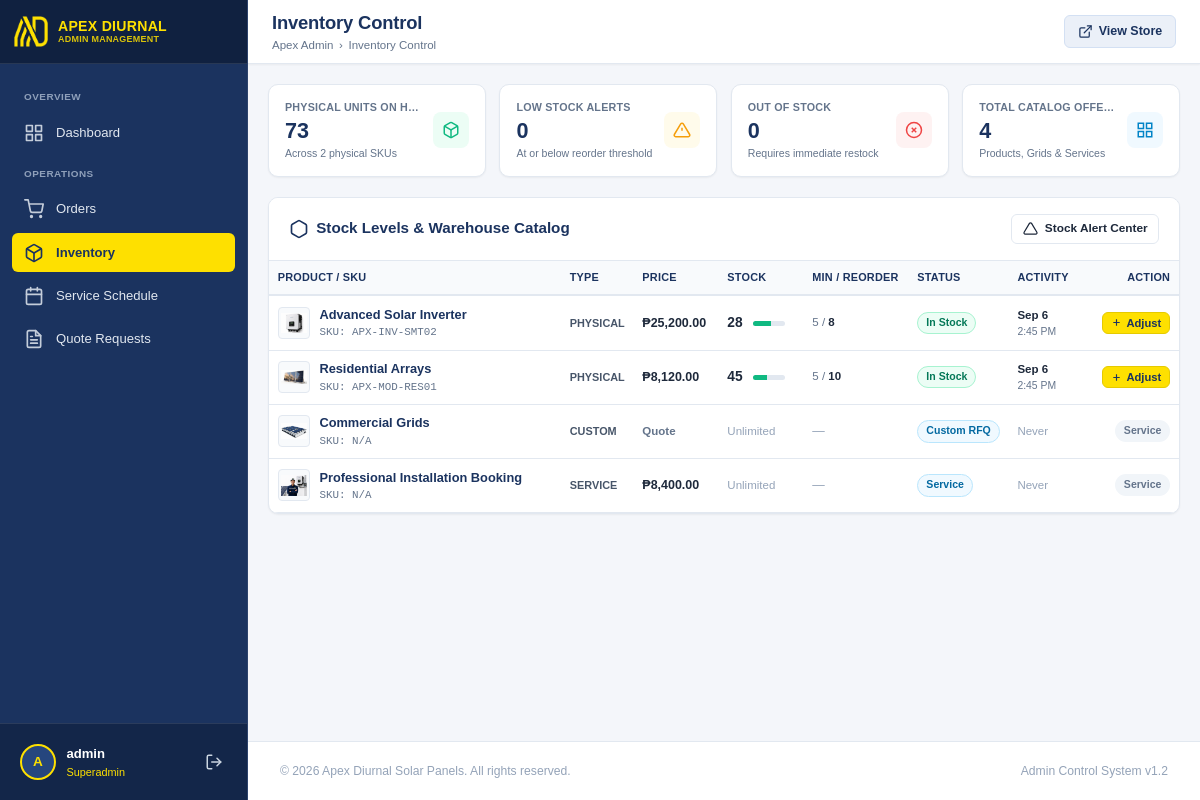
/admin/inventory/index.php (signed in), run on the app's committed database.
### tables this page shows
CREATE TABLE IF NOT EXISTS inventory (
    id INT AUTO_INCREMENT PRIMARY KEY,
    product_id VARCHAR(50) NOT NULL UNIQUE,
    sku VARCHAR(50) NOT NULL UNIQUE,
    current_stock INT NOT NULL DEFAULT 0,
    min_stock_level INT NOT NULL DEFAULT 5,
    max_stock_level INT NOT NULL DEFAULT 100,
    reorder_point INT NOT NULL DEFAULT 10,
    last_updated TIMESTAMP DEFAULT CURRENT_TIMESTAMP ON UPDATE CURRENT_TIMESTAMP,
    FOREIGN KEY (product_id) REFERENCES products(id) ON DELETE CASCADE
);

CREATE TABLE IF NOT EXISTS products (
    id VARCHAR(50) PRIMARY KEY,
    name VARCHAR(255) NOT NULL,
    type ENUM('physical', 'service', 'custom') NOT NULL DEFAULT 'physical',
    base_price DECIMAL(10,2) NOT NULL DEFAULT 0.00,
    description TEXT,
    image VARCHAR(255),
    is_active TINYINT(1) NOT NULL DEFAULT 1,
    created_at TIMESTAMP DEFAULT CURRENT_TIMESTAMP
);

### admin/inventory/sync.php (called while the page is built, shortened)
<?php
function getInventoryItems(): array {
    $db = (new Database())->getConnection();
    $sql = "
        SELECT
            p.id AS product_id,
            p.name AS product_name,
            p.type AS product_type,
            p.base_price,
            p.image,
            COALESCE(i.id, 0) AS inventory_id,
            COALESCE(i.sku, 'N/A') AS sku,
            COALESCE(i.current_stock, 0) AS current_stock,
            COALESCE(i.min_stock_level, 5) AS min_stock_level,
            COALESCE(i.max_stock_level, 100) AS max_stock_level,
            COALESCE(i.reorder_point, 10) AS reorder_point,
            i.last_updated
        FROM products p
        LEFT JOIN inventory i ON p.id = i.product_id
        ORDER BY (p.type = 'physical') DESC, p.name ASC
    ";
    return $db->query($sql)->fetchAll(PDO::FETCH_ASSOC);
}

### admin/inventory/index.php (the view, shortened to what this page needs)
<?php
require_once __DIR__ . '/sync.php';
$items = getInventoryItems();
$totalPhysicalUnits = 0;
$lowStockCount = 0;
$outOfStockCount = 0;
$physicalItemCount = 0;
foreach ($items as $it) {
    if ($it['product_type'] === 'physical') {
        $physicalItemCount++;
        $stock = (int)$it['current_stock'];
        $totalPhysicalUnits += $stock;
    }
}
include __DIR__ . '/../includes/header.php';
?>
<div class="metrics-grid">
  <div class="metric-card">
    <div class="metric-details">
      <h3>Physical Units on Hand</h3>
      <div class="metric-value"><?php echo number_format($totalPhysicalUnits); ?></div>
      <div class="metric-subtext">Across <?php echo $physicalItemCount; ?> physical SKUs</div>
    </div>
    <div class="metric-icon success">
    </div>
  </div>
  <div class="metric-card">
    <div class="metric-details">
      <h3>Low Stock Alerts</h3>
      <div class="metric-value" style="<?php echo $lowStockCount > 0 ? 'color: #ea580c;' : ''; ?>">
        <?php echo $lowStockCount; ?>
      </div>
      <div class="metric-subtext">At or below reorder threshold</div>
    </div>
    <div class="metric-icon warning">
      <svg width="24" height="24" viewBox="0 0 24 24" fill="none" stroke="currentColor" stroke-width="2"><path d="M10.29 3.86L1.82 18a2 2 0 0 0 1.71 3h16.94a2 2 0 0 0 1.71-3L13.71 3.86a2 2 0 0 0-3.42 0z"></path><line x1="12" y1="9" x2="12" y2="13"></line><line x1="12" y1="17" x2="12.01" y2="17"></line></svg>
    </div>
  </div>
  <div class="metric-card">
    <div class="metric-details">
      <h3>Out of Stock</h3>
      <div class="metric-value" style="<?php echo $outOfStockCount > 0 ? 'color: #dc2626;' : ''; ?>">
        <?php echo $outOfStockCount; ?>
      </div>
      <div class="metric-subtext">Requires immediate restock</div>
    </div>
    <div class="metric-icon" style="background:#fef2f2; color:#ef4444;">
      <svg width="24" height="24" viewBox="0 0 24 24" fill="none" stroke="currentColor" stroke-width="2"><circle cx="12" cy="12" r="10"></circle><line x1="15" y1="9" x2="9" y2="15"></line><line x1="9" y1="9" x2="15" y2="15"></line></svg>
    </div>
  </div>
  <div class="metric-card">
    <div class="metric-details">
      <h3>Total Catalog Offerings</h3>
      <div class="metric-value"><?php echo count($items); ?></div>
      <div class="metric-subtext">Products, Grids & Services</div>
    </div>
    <div class="metric-icon info">
      <svg width="24" height="24" viewBox="0 0 24 24" fill="none" stroke="currentColor" stroke-width="2"><rect x="3" y="3" width="7" height="7"></rect><rect x="14" y="3" width="7" height="7"></rect><rect x="14" y="14" width="7" height="7"></rect><rect x="3" y="14" width="7" height="7"></rect></svg>
    </div>
  </div>
</div>
<div class="card">
  <div class="card-header">
    <div class="card-title">
      <svg width="20" height="20" viewBox="0 0 24 24" fill="none" stroke="currentColor" stroke-width="2"><path d="M21 16V8a2 2 0 0 0-1-1.73l-7-4a2 2 0 0 0-2 0l-7 4A2 2 0 0 0 3 8v8a2 2 0 0 0 1 1.73l7 4a2 2 0 0 0 2 0l7-4A2 2 0 0 0 21 16z"></path></svg>
      <span>Stock Levels & Warehouse Catalog</span>
    </div>
    <div style="display: flex; gap: 0.5rem;">
      <a href="alerts.php" class="btn btn-secondary btn-sm">
        <svg width="15" height="15" viewBox="0 0 24 24" fill="none" stroke="currentColor" stroke-width="2"><path d="M10.29 3.86L1.82 18a2 2 0 0 0 1.71 3h16.94a2 2 0 0 0 1.71-3L13.71 3.86a2 2 0 0 0-3.42 0z"></path></svg>
        <span>Stock Alert Center</span>
      </a>
    </div>
  </div>
  <div class="table-responsive">
    <table class="admin-table">
      <thead>
        <tr>
          <th>Product / SKU</th>
          <th style="width: 70px;">Type</th>
          <th style="width: 85px;">Price</th>
          <th style="width: 85px;">Stock</th>
          <th style="width: 105px;">Min / Reorder</th>
          <th style="width: 80px;">Status</th>
          <th style="width: 85px;">Activity</th>
          <th style="text-align: right; width: 85px;">Action</th>
        </tr>
      </thead>
      <tbody>
        <?php foreach ($items as $item):
          $isPhysical = ($item['product_type'] === 'physical');
          $stock = (int)$item['current_stock'];
          $max = max(1, (int)$item['max_stock_level']);
          $reorder = (int)$item['reorder_point'];
          $pct = min(100, round(($stock / $max) * 100));
          if (!$isPhysical) {
              $badgeClass = 'badge-processing';
              $badgeText = ($item['product_type'] === 'service') ? 'Service' : 'Custom RFQ';
          } elseif ($stock === 0) {
              $badgeClass = 'badge-outofstock';
              $badgeText = 'Out of Stock';
          } elseif ($stock <= $reorder) {
              $badgeClass = 'badge-lowstock';
              $badgeText = 'Low Stock';
          } else {
              $badgeClass = 'badge-instock';
              $badgeText = 'In Stock';
          }
        ?>
        <tr>
          <td>
            <div style="display: flex; align-items: center; gap: 0.6rem;">
              <?php if (!empty($item['image'])): ?>
                <img src="<?php echo $admin_base . '../' . htmlspecialchars($item['image']); ?>" alt="" style="width: 32px; height: 32px; object-fit: contain; background: #f8fafc; border-radius: 4px; border: 1px solid #e2e8f0; padding: 2px; flex-shrink: 0;">
              <?php else: ?>
                <div style="width: 32px; height: 32px; background: #e2e8f0; border-radius: 4px; display: flex; align-items: center; justify-content: center; font-size: 0.68rem; color: #64748b; flex-shrink: 0;">N/A</div>
              <?php endif; ?>
              <div style="min-width: 0;">
                <div style="font-weight: 700; color: var(--navy-primary); font-size: 0.8rem; white-space: nowrap; overflow: hidden; text-overflow: ellipsis; max-width: 220px;" title="<?php echo htmlspecialchars($item['product_name']); ?>">
                  <?php echo htmlspecialchars($item['product_name']); ?>
                </div>
                <div style="font-size: 0.68rem; color: var(--text-muted); font-family: monospace; white-space: nowrap;">SKU: <?php echo htmlspecialchars($item['sku']); ?></div>
              </div>
            </div>
          </td>
          <td>
            <span style="font-size: 0.68rem; text-transform: uppercase; font-weight: 700; color: #475569; white-space: nowrap;">
              <?php echo htmlspecialchars($item['product_type']); ?>
            </span>
          </td>
          <td style="font-weight: 600; white-space: nowrap;">
            <?php echo ($item['base_price'] > 0) ? '&#8369;' . number_format($item['base_price'], 2) : '<span style="color:var(--text-muted); font-size:0.72rem;">Quote</span>'; ?>
          </td>
          <td>
            <?php if ($isPhysical): ?>
              <div style="display: flex; align-items: center; gap: 0.35rem; white-space: nowrap;">
                <span style="font-weight: 700; font-size: 0.86rem; min-width: 20px;"><?php echo $stock; ?></span>
                <div style="width: 32px; height: 5px; background: #e2e8f0; border-radius: 9999px; overflow: hidden; flex-shrink: 0;" title="<?php echo $stock . ' / ' . $max . ' units (' . $pct . '%)'; ?>">
                  <div style="height: 100%; width: <?php echo $pct; ?>%; background: <?php echo ($stock <= $reorder) ? '#f59e0b' : '#10b981'; ?>;"></div>
                </div>
              </div>
            <?php else: ?>
              <span style="color: #94a3b8; font-size: 0.72rem; white-space: nowrap;">Unlimited</span>
            <?php endif; ?>
          </td>
          <td>
            <?php if ($isPhysical): ?>
              <div style="font-size: 0.72rem; white-space: nowrap; color: var(--text-muted);">
                <span><?php echo $item['min_stock_level']; ?></span> / <strong style="color:var(--text-main);"><?php echo $item['reorder_point']; ?></strong>
              </div>
            <?php else: ?>
              <span style="color: #94a3b8;">&mdash;</span>
            <?php endif; ?>
          </td>
          <td>
            <span class="badge <?php echo $badgeClass; ?>" style="font-size: 0.66rem; padding: 0.15rem 0.5rem;">
              <?php echo $badgeText; ?>
            </span>
          </td>
          <td>
            <?php if (!empty($item['last_updated'])): ?>
              <div style="font-size: 0.72rem; font-weight: 600; color: var(--text-main); white-space: nowrap;">
                <?php echo date('M j', strtotime($item['last_updated'])); ?>
              </div>
              <div style="font-size: 0.65rem; color: var(--text-muted); white-space: nowrap;">
                <?php echo date('g:i A', strtotime($item['last_updated'])); ?>
              </div>
            <?php else: ?>
              <span style="color: #94a3b8; font-size: 0.72rem;">Never</span>
            <?php endif; ?>
          </td>
          <td style="text-align: right; width: 85px; white-space: nowrap;">
            <?php if ($isPhysical): ?>
              <button
                type="button"
                class="btn btn-primary btn-sm"
                style="padding: 0.25rem 0.5rem; font-size: 0.7rem; gap: 0.25rem;"
                onclick="openStockModal('<?php echo htmlspecialchars($item['product_id']); ?>', '<?php echo htmlspecialchars(addslashes($item['product_name'])); ?>', <?php echo $stock; ?>)">
                <svg width="11" height="11" viewBox="0 0 24 24" fill="none" stroke="currentColor" stroke-width="2.5"><path d="M12 5v14M5 12h14"/></svg>
                <span>Adjust</span>
              </button>
            <?php else: ?>
              <span class="badge" style="background: #f1f5f9; color: #64748b; font-size: 0.66rem; font-weight: 600;">Service</span>
            <?php endif; ?>
          </td>
        </tr>
        <?php endforeach; ?>
      </tbody>
    </table>
  </div>
</div>
<?php include __DIR__ . '/../includes/footer.php'; ?>

### data on the page
inventory: product.image (picture), product.name "Advanced Solar Inverter", sku "APX-INV-SMT02", product.type "PHYSICAL", product.base_price "25,200.00", stock "28", $pct 56 (drawn), min_stock_level "5", reorder_point "8", badgeText "In Stock", last_updated "Sep 6", last_updated "2:45 PM"
inventory: product.image (picture), product.name "Residential Arrays", sku "APX-MOD-RES01", product.type "PHYSICAL", product.base_price "8,120.00", stock "45", min_stock_level "5", reorder_point "10", badgeText "In Stock", last_updated "Sep 6", last_updated "2:45 PM"
products: image (picture), name "Commercial Grids", sku "N/A", type "CUSTOM", base_price "Quote", shows "Unlimited", type "Custom RFQ", shows "Never", shows "Service"
products: image (picture), name "Professional Installation Booking", sku "N/A", type "SERVICE", base_price "8,400.00", shows "Unlimited", type "Service", shows "Never"

### other printed values
substr($adminUser['username'] ?? 'A', 0, 1) "A"
$adminUser['username'] "admin"
$adminUser['role'] "Superadmin"
$page_title "Inventory Control"
$totalPhysicalUnits "73"
$physicalItemCount "2"
$lowStockCount "0"
$outOfStockCount "0"
count($items) "4"
